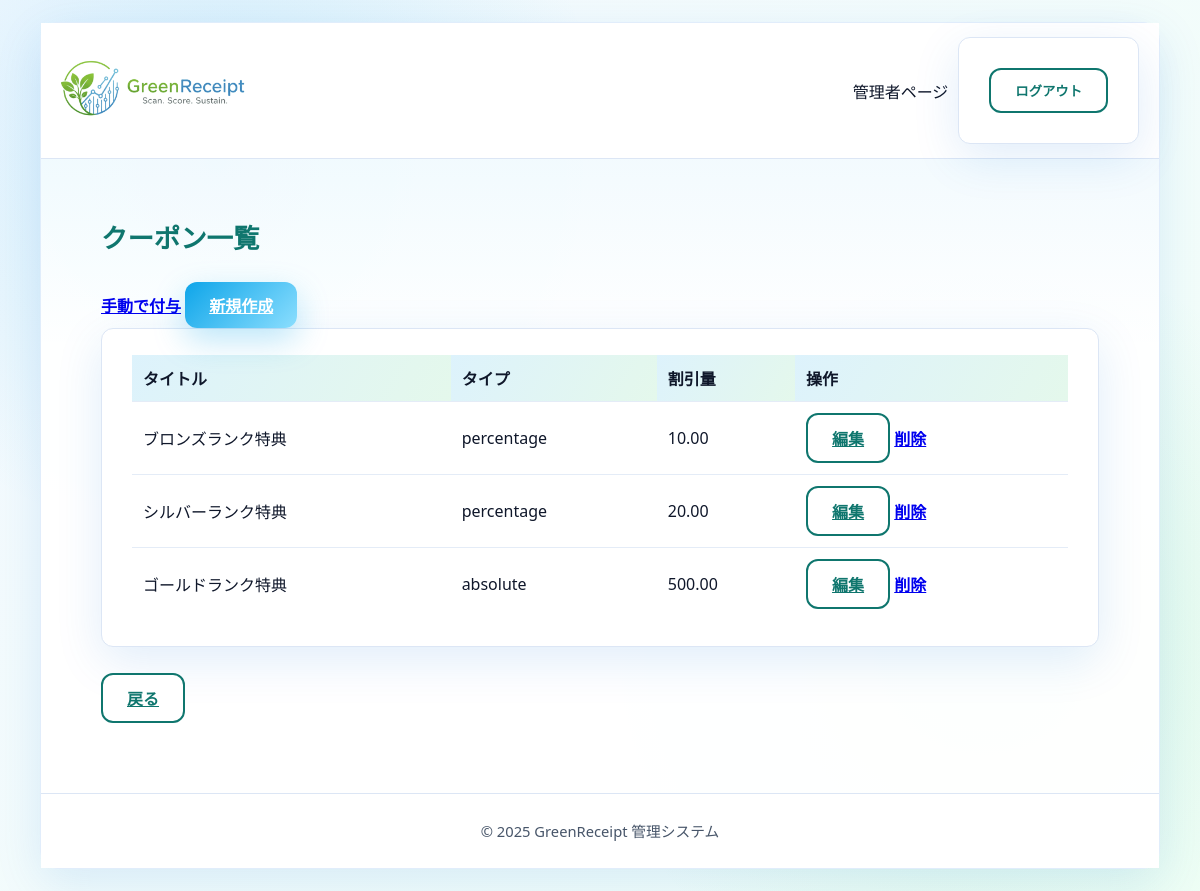
Page /staff/coupons/ (signed in) on the earlier database version.
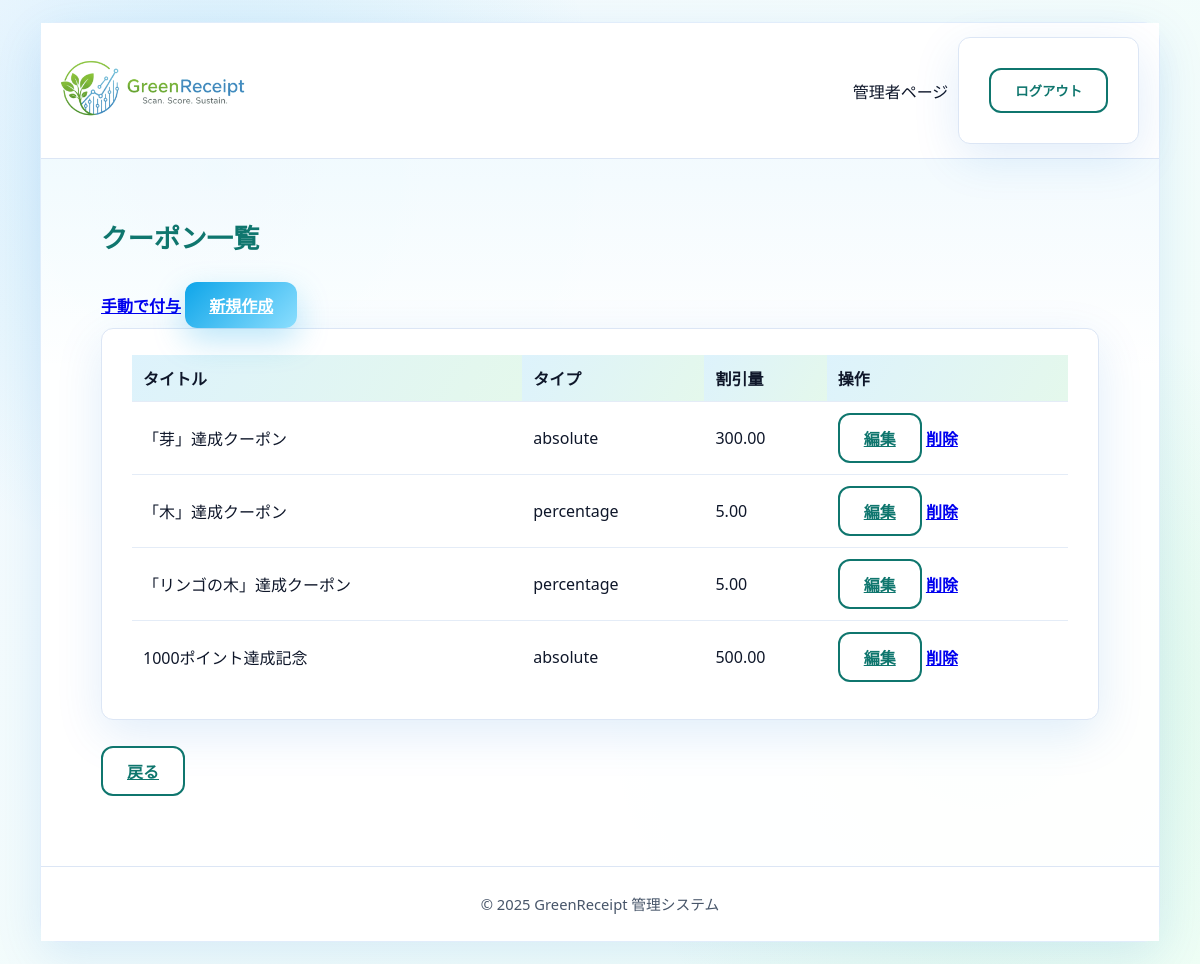
Same page on the later database version.
### core/models.py (models this page shows, shortened)
class Coupon(models.Model):
    TYPE_CHOICES = [
        ('percentage', '割引率'),
        ('absolute', '固定額'),
    ]
    title = models.CharField(max_length=64, verbose_name='タイトル')
    description = models.CharField(max_length=64, verbose_name='詳細')
    requirement = models.CharField(max_length=255, blank=True, verbose_name='利用条件')
    type = models.CharField(max_length=64, verbose_name='タイプ', choices=TYPE_CHOICES)
    discount_value = models.DecimalField(
        max_digits=12, decimal_places=2, verbose_name='割引量')
    available_stores = models.ManyToManyField(
        Store, verbose_name='利用可能店舗', blank=True)
    class Meta:
        verbose_name = 'クーポン'
        verbose_name_plural = 'クーポン'

### core/views.py (the view)
# urls.py: path("staff/coupons/", views.coupon_list_admin, name="coupon_list_admin"),
@staff_member_required
def coupon_list_admin(request):
    coupons = Coupon.objects.all()
    return render(request, 'admin/coupon_list_admin.html', {'coupons': coupons})

### core/templates/admin/coupon_list_admin.html (shortened to what this page needs)
{% extends 'admin/admin_base.html' %}
{% block content %}
  <main class="dashboard-main">
    <div class="dashboard-container">
      <div class="d-flex justify-content-between align-items-center mb-3">
        <h1>クーポン一覧</h1>
        <div>
          <a href="{% url 'core:grant_coupon_admin' %}" class="btn btn-success">手動で付与</a>
          <a href="{% url 'core:coupon_create' %}" class="btn btn-primary">新規作成</a>
        </div>
      </div>
      <div class="card">
        <div class="card-body">
          <table class="table">
            <thead>
              <tr>
                <th>タイトル</th>
                <th>タイプ</th>
                <th>割引量</th>
                <th>操作</th>
              </tr>
            </thead>
            <tbody>
              {% for coupon in coupons %}
              <tr>
                <td>{{ coupon.title }}</td>
                <td>{{ coupon.type }}</td>
                <td>{{ coupon.discount_value }}</td>
                <td>
                  <a href="{% url 'core:coupon_update' coupon.id %}" class="btn btn-secondary btn-sm">編集</a>
                  <a href="{% url 'core:coupon_delete' coupon.id %}" class="btn btn-danger btn-sm" onclick="return confirm('クーポン「{{ coupon.title }}」を本当に削除してもよろしいですか？');">削除</a>
                </td>
              </tr>
              {% endfor %}
            </tbody>
          </table>
        </div>
      </div>
      <a href="{% url 'core:staff_index' %}" class="btn btn-secondary mt-3">戻る</a>
    </div>
  </main>
{% endblock %}

### core/templates/admin/admin_base.html (shortened to what this page needs)
{% load static %}
<!DOCTYPE html>
<html lang="ja">
  <head>
    <link rel="stylesheet" href="{% static 'css/admin.css' %}" />
  </head>
  <body>
    <div class="admin-container">
      <header class="admin-header">
        <div class="admin-header-inner">
          <div class="logo-container">
            <img src="{% static 'img/logo.png' %}" alt="GreenReceipt ロゴ" class="logo small" />
          </div>
          <div class="user-info desktop-only">
            {% if user.is_authenticated %}
              <span class="welcome">
                {% if user.role == 'store' %}
                  店舗ページ
                {% else %}
                  管理者ページ
                {% endif %}
              </span>
              <form method="post" action="{% url 'core:staff_logout' %}" class="logout-form">
                <button type="submit" class="btn-secondary logout-button">ログアウト</button>
              </form>
            {% endif %}
          </div>
        </div>
      </header>
      <main class="admin-main">
        {% block content %}
        {% endblock %}
      </main>
      <footer class="admin-footer">
        <p>© 2025 GreenReceipt 管理システム</p>
      </footer>
    </div>
  </body>
</html>

### core/static/css/admin.css (style rules this page uses)
:root { --bg-1: #f3f9ff; --bg-2: #f2fff8; --panel: rgba(255, 255, 255, 0.94); --border: rgba(9, 109, 217, 0.12); --shadow: 0 14px 48px rgba(9, 109, 217, 0.12); --shadow-strong: 0 22px 60px rgba(9, 109, 217, 0.18); --text: #0f172a; --muted: #475569; --accent: #0ea5e9; --accent-2: #0f766e; --radius-lg: 18px; --radius-md: 12px; --radius-sm: 10px; }
* { box-sizing: border-box; }
html, body { height: 100%; width: 100%; margin: 0; padding: 0; overflow-x: hidden; }
body { font-family: "Poppins", "Segoe UI", "\u30E1\u30A4\u30EA\u30AA", sans-serif; color: var(--text); display: flex; flex-direction: column; min-height: 100vh; background: radial-gradient(circle at 18% 18%, rgba(14, 165, 233, 0.16), transparent 32%), radial-gradient(circle at 82% 72%, rgba(34, 197, 94, 0.12), transparent 34%), linear-gradient(135deg, var(--bg-1), var(--bg-2)); -webkit-font-smoothing: antialiased; }
.admin-container { flex: 1; display: flex; flex-direction: column; align-items: stretch; background: var(--panel); max-width: 1120px; margin: 22px auto; width: 100%; box-shadow: var(--shadow); border-radius: var(--radius-lg); border: 1px solid var(--border); animation: fadeUp 0.5s ease-out; }
.admin-header { background: #ffffff; border-bottom: 1px solid #dce6f5; padding: 14px 20px; }
.admin-header-inner { display: flex; justify-content: space-between; align-items: center; gap: 12px; }
.admin-header img.logo { width: 190px; height: auto; transition: transform 0.3s ease; }
.user-info { display: flex; align-items: center; gap: 10px; }
.logout-button { border: 1px solid rgba(15, 118, 110, 0.3); color: var(--accent-2); background: #fff; border-radius: 10px; padding: 7px 12px; cursor: pointer; transition: 0.25s ease; }
.admin-main { flex: 1; padding: 40px 60px 70px; background: linear-gradient(180deg, rgba(14, 165, 233, 0.05), transparent 30%); text-align: left; overflow-y: auto; }
.admin-main h1 { font-size: 1.65rem; font-weight: 700; color: var(--accent-2); margin-bottom: 26px; animation: slideLeft 0.5s ease-out; }
.card { background: #ffffff; border: 1px solid #dce6f5; border-radius: var(--radius-md); padding: 26px 30px; box-shadow: var(--shadow); margin-bottom: 26px; animation: fadeUp 0.5s ease-out; transition: transform 0.25s ease, box-shadow 0.25s ease, border-color 0.25s ease; }
table { width: 100%; border-collapse: collapse; }
th { background: linear-gradient(120deg, rgba(14, 165, 233, 0.14), rgba(34, 197, 94, 0.12)); color: var(--text); font-weight: 700; padding: 11px; text-align: left; }
td { padding: 11px; border-top: 1px solid #e4ecf7; }
tr { transition: background 0.25s ease, transform 0.25s ease; }
button, .btn, .btn-primary, .btn-secondary { display: inline-block; font-weight: 700; cursor: pointer; border-radius: var(--radius-md); transition: 0.25s ease; }
.btn-primary { background: linear-gradient(135deg, var(--accent), #8bdefe); border: none; color: #fff; padding: 11px 24px; box-shadow: 0 12px 32px rgba(14, 165, 233, 0.28); }
.btn-secondary { background: #fff; border: 2px solid var(--accent-2); color: var(--accent-2); padding: 11px 24px; }
form { background: #ffffff; border: 1px solid #dce6f5; border-radius: var(--radius-md); padding: 30px; box-shadow: var(--shadow); animation: fadeUp 0.5s ease-out; }
.admin-footer { background: #ffffff; border-top: 1px solid #dce6f5; text-align: center; padding: 12px 0; font-size: 0.92rem; color: var(--muted); }

Differences in the rows shown:
removed Coupon: title "ブロンズランク特典", type "percentage", discount_value "10.00"
removed Coupon: title "ゴールドランク特典", type "absolute", discount_value "500.00"
added Coupon: title "「芽」達成クーポン", type "absolute", discount_value "300.00"
changed Coupon: title "シルバーランク特典" → "「木」達成クーポン"; discount_value "20.00" → "5.00"
added Coupon: title "「リンゴの木」達成クーポン", type "percentage", discount_value "5.00"
added Coupon: title "1000ポイント達成記念", type "absolute", discount_value "500.00"
